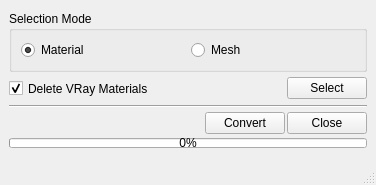
<?xml version="1.0" encoding="UTF-8"?>
<ui version="4.0">
 <class>MainWindow</class>
 <widget class="QMainWindow" name="MainWindow">
  <property name="geometry">
   <rect>
    <x>0</x>
    <y>0</y>
    <width>376</width>
    <height>185</height>
   </rect>
  </property>
  <property name="windowTitle">
   <string>VRay to Arnold</string>
  </property>
  <widget class="QWidget" name="centralwidget">
   <layout class="QVBoxLayout" name="verticalLayout">
    <property name="spacing">
     <number>2</number>
    </property>
    <item>
     <widget class="QGroupBox" name="groupBox">
      <property name="sizePolicy">
       <sizepolicy hsizetype="Preferred" vsizetype="Fixed">
        <horstretch>0</horstretch>
        <verstretch>0</verstretch>
       </sizepolicy>
      </property>
      <property name="title">
       <string>Selection Mode</string>
      </property>
      <layout class="QHBoxLayout" name="horizontalLayout">
       <item>
        <widget class="QRadioButton" name="materialButton">
         <property name="toolTip">
          <string>Convert selected VRay materials</string>
         </property>
         <property name="text">
          <string>Material</string>
         </property>
         <property name="checked">
          <bool>true</bool>
         </property>
        </widget>
       </item>
       <item>
        <widget class="QRadioButton" name="meshButton">
         <property name="toolTip">
          <string>Convert all Materials on selected meshes</string>
         </property>
         <property name="text">
          <string>Mesh</string>
         </property>
        </widget>
       </item>
      </layout>
     </widget>
    </item>
    <item>
     <layout class="QHBoxLayout" name="horizontalLayout_3">
      <item>
       <widget class="QCheckBox" name="removeButton">
        <property name="sizePolicy">
         <sizepolicy hsizetype="Preferred" vsizetype="Fixed">
          <horstretch>0</horstretch>
          <verstretch>0</verstretch>
         </sizepolicy>
        </property>
        <property name="minimumSize">
         <size>
          <width>0</width>
          <height>25</height>
         </size>
        </property>
        <property name="toolTip">
         <string>Delete VRay Materials after conversion</string>
        </property>
        <property name="statusTip">
         <string>Delete VRay Materials after conversion</string>
        </property>
        <property name="text">
         <string>Delete VRay Materials</string>
        </property>
        <property name="checked">
         <bool>true</bool>
        </property>
       </widget>
      </item>
      <item>
       <spacer name="horizontalSpacer_2">
        <property name="orientation">
         <enum>Qt::Horizontal</enum>
        </property>
        <property name="sizeHint" stdset="0">
         <size>
          <width>40</width>
          <height>20</height>
         </size>
        </property>
       </spacer>
      </item>
      <item>
       <widget class="QLabel" name="materialLabel">
        <property name="sizePolicy">
         <sizepolicy hsizetype="Preferred" vsizetype="Fixed">
          <horstretch>0</horstretch>
          <verstretch>0</verstretch>
         </sizepolicy>
        </property>
        <property name="text">
         <string/>
        </property>
       </widget>
      </item>
      <item>
       <widget class="QPushButton" name="selectButton">
        <property name="minimumSize">
         <size>
          <width>75</width>
          <height>0</height>
         </size>
        </property>
        <property name="toolTip">
         <string>Select all VRay materials from current scene</string>
        </property>
        <property name="statusTip">
         <string>Select all VRay materials in current scene</string>
        </property>
        <property name="text">
         <string>Select</string>
        </property>
       </widget>
      </item>
     </layout>
    </item>
    <item>
     <widget class="Line" name="line_2">
      <property name="orientation">
       <enum>Qt::Horizontal</enum>
      </property>
     </widget>
    </item>
    <item>
     <layout class="QHBoxLayout" name="horizontalLayout_4">
      <item>
       <spacer name="horizontalSpacer">
        <property name="orientation">
         <enum>Qt::Horizontal</enum>
        </property>
        <property name="sizeHint" stdset="0">
         <size>
          <width>40</width>
          <height>20</height>
         </size>
        </property>
       </spacer>
      </item>
      <item>
       <widget class="QPushButton" name="convertButton">
        <property name="minimumSize">
         <size>
          <width>75</width>
          <height>0</height>
         </size>
        </property>
        <property name="toolTip">
         <string>Convert selected VRay materials to Arnold materials</string>
        </property>
        <property name="text">
         <string>Convert</string>
        </property>
       </widget>
      </item>
      <item>
       <widget class="QPushButton" name="closeButton">
        <property name="minimumSize">
         <size>
          <width>75</width>
          <height>0</height>
         </size>
        </property>
        <property name="text">
         <string>Close</string>
        </property>
       </widget>
      </item>
     </layout>
    </item>
    <item>
     <widget class="QProgressBar" name="progressBar">
      <property name="maximumSize">
       <size>
        <width>16777215</width>
        <height>10</height>
       </size>
      </property>
      <property name="value">
       <number>0</number>
      </property>
     </widget>
    </item>
   </layout>
  </widget>
  <widget class="QMenuBar" name="menubar">
   <property name="geometry">
    <rect>
     <x>0</x>
     <y>0</y>
     <width>376</width>
     <height>19</height>
    </rect>
   </property>
  </widget>
  <widget class="QStatusBar" name="statusbar"/>
 </widget>
 <resources/>
 <connections>
  <connection>
   <sender>materialButton</sender>
   <signal>toggled(bool)</signal>
   <receiver>selectButton</receiver>
   <slot>setVisible(bool)</slot>
   <hints>
    <hint type="sourcelabel">
     <x>40</x>
     <y>77</y>
    </hint>
    <hint type="destinationlabel">
     <x>319</x>
     <y>196</y>
    </hint>
   </hints>
  </connection>
 </connections>
</ui>
